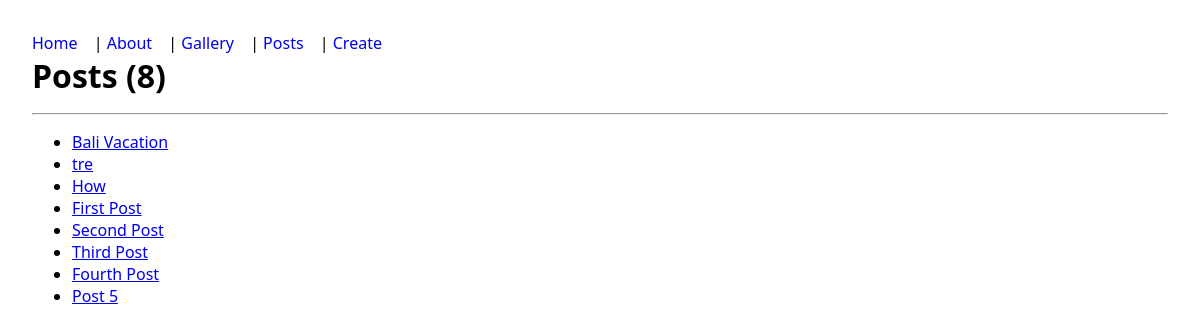
/posts/, run on the app's committed database.
### pages/models.py (models this page shows, shortened)
class Post(models.Model):
    title = models.CharField(max_length=100, validators=[MinLengthValidator(3)])
    body = models.TextField(validators=[MinLengthValidator(10)])
    created_at = models.DateTimeField(auto_now_add=True)
    class Meta:
        ordering = ['-created_at']
        constraints = [
            models.UniqueConstraint(fields=['title'], name='unique_post_title')
        ]

### pages/views.py (the view)
# urls.py: path('posts/', views.post_list, name='post_list'),
def post_list(request):
    posts = Post.objects.all()
    context = {'posts': posts, 'title': 'Posts'}
    return render(request, 'post_list.html', context)

### pages/templates/post_list.html (shortened to what this page needs)
{% extends 'base.html' %}
{% block content %}
 <h1>Posts ({{ posts.count }})</h1>
   <hr>
 <ul>
   {% for post in posts %}
      <li>
         <a href="{% url 'post_view' post.pk %}">{{ post.title }}</a>
      </li>
   {% empty %}
      <p>No post yet.</p>
   {% endfor %}
 </ul>
{% endblock %}

### pages/static/css/style.css (style rules this page uses)
body { font-family: system-ui, Arial, sans-serif; margin: 2rem; }
h1 { margin: 0 0 1rem; }

### data on the page
Post: title "Bali Vacation"
Post: title "tre"
Post: title "How"
Post: title "First Post"
Post: title "Second Post"
Post: title "Third Post"
Post: title "Fourth Post"
Post: title "Post 5"

### other printed values
{{ posts.count }} "8"
